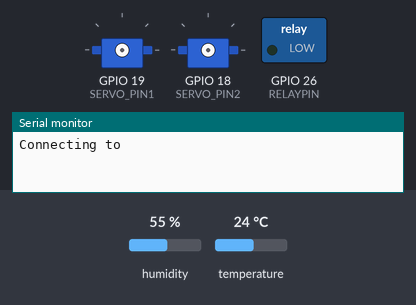
Bench run of a sketch on a simulated ESP32. On the bench: 2 × servo, switched loads named in the sketch (green lamp = pin HIGH), the last lines printed to the serial monitor. The test bench sets the inputs (shaded band); at power-on: humidity 55 %, temperature 24 °C. WiFi joins after 1.5 s; servers stay silent unless stated; the local clock reads 2024-03-15 10:24:30 at power-on unless the sketch sets it.

Above: at 0.1 s.
At 2.0 s:
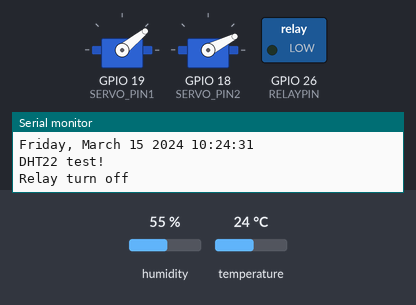
At 3.4 s:
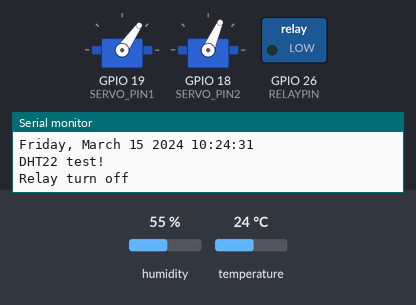
At 5.0 s:
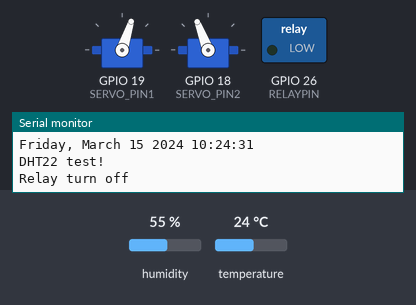
At 6.6 s:
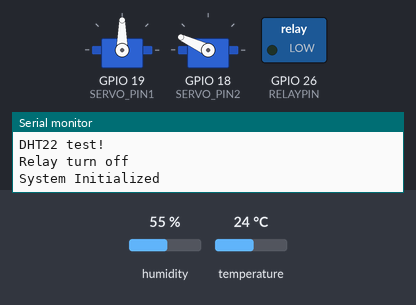
At 7.6 s:
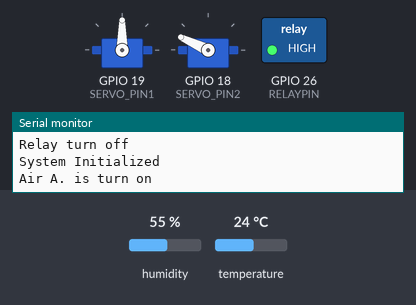
Timing chart, 0 to 9.1 s (numbered marks = the images above):
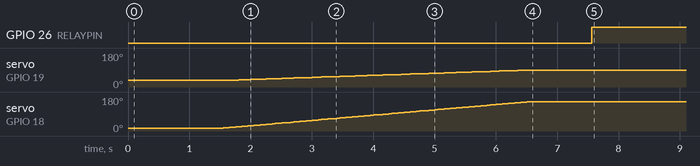

Measured:
- by itself, GPIO 26 (RELAYPIN): LOW → HIGH at 7.6 s

The sketch:

main_nomqtt.ino
```cpp
// INDICATIC AIP
// PROJECT: First monitoring station for light pollution in Panama: integrating terrestrial and remote techniques.
// Dome control and air conditioning system for astronomical data acquisition capsules, within the Monitoring
// and Measurement Station for Light Pollution.
// Date: 12/18/2025
// Variante sin MQTT (hardware y NTP intactos). Cambia USE_MQTT a 1 para reactivar MQTT.

#define USE_MQTT 0

// Libraries
#include <WiFi.h>
#include <time.h>
#include <DHT.h>
#include <WiFiClient.h>
#if USE_MQTT
#include <PubSubClient.h>
#endif
#include <ESP32Servo.h>
// Temperature Sensor and Relay for Air Conditioning Control
#define DHTPIN 14
#define DHTTYPE DHT22
DHT dht(DHTPIN, DHTTYPE);
float temp = 0.0;
float humd = 0.0;
unsigned long lastdht22 = 0;
#define RELAYPIN 26
bool air_ON  = false;
unsigned long lastAir_time = 0 ;
const unsigned long Air_delay = 5UL * 60UL * 60UL * 1000UL;
// NTP and WiFi section's
const char* ssid     = "";
const char* password = "";
#if USE_MQTT
const char* mqtt_server = ""; // <- change to your broker IP
const char* mqtt_user = ""; // optional
const char* mqtt_password = ""; // optional
const int mqtt_port = 1883;
#endif
const char* ntpServer = "pool.ntp.org";
const long  gmtOffset_sec = 0;
const int   daylightOffset_sec = 3600;
unsigned long lastNtpSync = 0;
struct tm timeinfo;
// MQTT
#if USE_MQTT
const char* MQTT_TOPIC_BROADCAST = "domo/command";
const char* MQTT_TOPIC_TEMPLATE = "domo/%s/command";
const char* MQTT_TOPIC_STATUS_TEMPLATE = "domo/%s/status";
const char* MQTT_TOPIC_TEMPERATURE_TEMPLATE = "domo/%s/temperature";
const char* DEVICE_ID = "qhy"; // change per device
WiFiClient espClient;
PubSubClient client(espClient);
#endif
// Servo setting
#define SERVO_PIN1 19
#define SERVO_PIN2 18
Servo servo1;
Servo servo2;
bool isDay = false;
const int servo1Day = 35;
const int servo1Night = 90;
const int servo2Day = 15;
const int servo2Night = 155;
const int steps = 100;
const int step_delay = 50;
// SETUP
void setup(){
  Serial.begin(115200);
  log_message("Connecting to " + String(ssid));
  WiFi.begin(ssid, password);
  while (WiFi.status() != WL_CONNECTED) {
    delay(500);
    log_message(".");
  }
  log_message("");
  log_message("WiFi connected.");
  // Init and get the time
  configTime(gmtOffset_sec, daylightOffset_sec, ntpServer);
  printLocalTime(true);
  log_message("DHT22 test!");
  dht.begin();
  pinMode(RELAYPIN, OUTPUT);
  digitalWrite(RELAYPIN, LOW); // Apaga el relay al iniciar
  log_message("Relay turn off");
  servo1.attach(SERVO_PIN1);
  servo2.attach(SERVO_PIN2);
#if USE_MQTT
  client.setServer(mqtt_server, mqtt_port);
  client.setCallback([](char* topic, byte* payload, unsigned int length){
    String msg;
    for (unsigned int i = 0; i < length; i++) msg += (char)payload[i];
    msg.toLowerCase();
    log_message("MQTT msg [" + String(topic) + "] " + msg);
    if (msg == "open") {
      open();
      log_message("Command: open -> executed");
      publish_ack("open");
    } else if (msg == "close") {
      close();
      log_message("Command: close -> executed");
      publish_ack("close");
    } else {
      log_message("Unknown command");
    }
  });
#endif
  close();
  log_message("System Initialized");
}

void loop(){
  delay(1000);
  printLocalTime(false);
#if USE_MQTT
  if (!client.connected()) {
    while (!client.connected()) {
      log_message("Attempting MQTT connection...");
      String clientId = "ESP32Client-";
      clientId += String((uint32_t)esp_random(), HEX);
      bool ok;
      if (mqtt_user && strlen(mqtt_user) > 0) {
        ok = client.connect(clientId.c_str(), mqtt_user, mqtt_password);
      } else {
        ok = client.connect(clientId.c_str());
      }
      if (ok) {
        log_message("connected");
        client.subscribe(MQTT_TOPIC_BROADCAST);
        char topic[64];
        snprintf(topic, sizeof(topic), MQTT_TOPIC_TEMPLATE, DEVICE_ID);
        client.subscribe(topic);
      } else {
        log_message("failed, rc=" + String(client.state()) + " try again in 5 seconds");
        delay(5000);
      }
    }
  }
  client.loop();
#endif
  dht22(false);
  air(); // <-- comenta esta línea para que no se apague el relay
}

void printLocalTime(bool force){
  unsigned long now = millis();
  if (!force && now - lastNtpSync < 60000) return;
  if(!getLocalTime(&timeinfo)){
    log_message("Failed to obtain time");
    return;
  }
  char buf[64];
  strftime(buf, sizeof(buf), "%A, %B %d %Y %H:%M:%S", &timeinfo);
  log_message(String(buf));
  lastNtpSync = now;
}

void dht22(bool force) {
  temp =  dht.readTemperature();
  humd = dht.readHumidity();
  unsigned long now = millis();
  if (!force && now - lastdht22 < 60000) return;
  if (isnan(humd) || isnan(temp)){
    log_message("Failed to read from DHT22 sensor!");
    return;
  }
  log_message("Humidity: " + String(humd) + "% , Temp: " + String(temp) + "°C");
#if USE_MQTT
  if (client.connected()) {
    char ttopic[64];
    snprintf(ttopic, sizeof(ttopic), MQTT_TOPIC_TEMPERATURE_TEMPLATE, DEVICE_ID);
    char payload[32];
    snprintf(payload, sizeof(payload), "%.2f", temp);
    client.publish(ttopic, payload);
    log_message("Published temperature " + String(payload) + " to " + String(ttopic));
  } else {
    log_message("MQTT not connected: temperature not published");
  }
#endif
  lastdht22 = now;
}

#if USE_MQTT
void publish_ack(const char* action) {
  char topic[64];
  snprintf(topic, sizeof(topic), MQTT_TOPIC_STATUS_TEMPLATE, DEVICE_ID);
  if (client.connected()) {
    client.publish(topic, action);
    log_message("Published ack '" + String(action) + "' to " + String(topic));
  } else {
    log_message("Cannot publish ack: MQTT not connected");
  }
}
#endif
// 3. Relay control
void air() {
  unsigned long now = millis();

  if (!air_ON && temp >= 22.0 ) {
    digitalWrite(RELAYPIN, HIGH); // Cambia a LOW si tu relay es activo bajo
    air_ON = true;
    lastAir_time = now;
    log_message("Air A. is turn on");
  }
  if (air_ON && (now - lastAir_time >= Air_delay)) {
    if (temp <= 21.0) {
      digitalWrite(RELAYPIN, LOW); // Cambia a HIGH si tu relay es activo bajo
      air_ON = false;
      log_message("Air. A. is turn off");
    }
  }
}
// 4. Movement function
void mov_Servos(int from1, int to1, int from2, int to2) {
  for (int i=0; i<= steps; i++){
    float ang1 = from1 + (to1 - from1) * (i/100.0);
    float ang2 = from2 + (to2 - from2) * (i/100.0);
    servo1.write((int)ang1);
    servo2.write((int)ang2);
    delay(step_delay);
  }
}
// 5. Astronomical functions removed (control now via MQTT)
// 7. Open and Close
void open() {
  mov_Servos(servo1Night, servo1Day, servo2Night, servo2Day);
  isDay = false;   // night
}
void close(){
  mov_Servos(servo1Day, servo1Night, servo2Day, servo2Night);
  isDay = true;    // day
}

// Log function: prints to Serial and optionally publishes to MQTT log topic
void log_message(const String& msg) {
  Serial.println(msg);
#if USE_MQTT
  if (client.connected()) {
    client.publish("domo/log", msg.c_str());
  }
#endif
}
```
